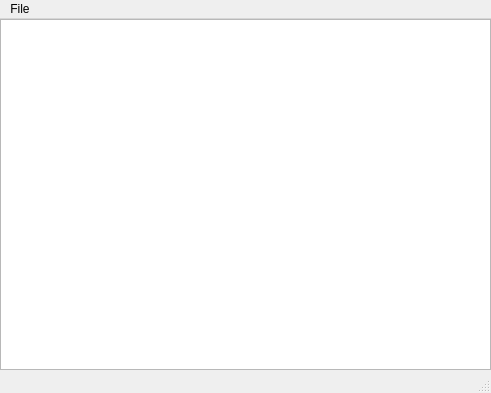
<?xml version="1.0" encoding="UTF-8"?>
<ui version="4.0">
 <class>MainWindow</class>
 <widget class="QMainWindow" name="MainWindow">
  <property name="geometry">
   <rect>
    <x>0</x>
    <y>0</y>
    <width>491</width>
    <height>393</height>
   </rect>
  </property>
  <property name="sizePolicy">
   <sizepolicy hsizetype="Expanding" vsizetype="Expanding">
    <horstretch>0</horstretch>
    <verstretch>0</verstretch>
   </sizepolicy>
  </property>
  <property name="windowTitle">
   <string>Calculator</string>
  </property>
  <widget class="QWidget" name="centralwidget">
   <widget class="QTextEdit" name="textEdit">
    <property name="geometry">
     <rect>
      <x>0</x>
      <y>0</y>
      <width>491</width>
      <height>351</height>
     </rect>
    </property>
    <property name="sizePolicy">
     <sizepolicy hsizetype="Expanding" vsizetype="Expanding">
      <horstretch>0</horstretch>
      <verstretch>0</verstretch>
     </sizepolicy>
    </property>
    <property name="readOnly">
     <bool>true</bool>
    </property>
   </widget>
  </widget>
  <widget class="QMenuBar" name="menubar">
   <property name="geometry">
    <rect>
     <x>0</x>
     <y>0</y>
     <width>491</width>
     <height>23</height>
    </rect>
   </property>
   <widget class="QMenu" name="menuFile">
    <property name="title">
     <string>File</string>
    </property>
    <addaction name="actionNewFile"/>
    <addaction name="actionCalculator"/>
    <addaction name="actionOpen"/>
    <addaction name="actionSave"/>
    <addaction name="actionRevert"/>
   </widget>
   <addaction name="menuFile"/>
  </widget>
  <widget class="QStatusBar" name="statusbar"/>
  <action name="actionNewFile">
   <property name="text">
    <string>NewFile</string>
   </property>
  </action>
  <action name="actionCalculator">
   <property name="text">
    <string>Calculator</string>
   </property>
  </action>
  <action name="actionOpen">
   <property name="text">
    <string>Open...</string>
   </property>
  </action>
  <action name="actionSave">
   <property name="text">
    <string>Save...</string>
   </property>
  </action>
  <action name="actionRevert">
   <property name="text">
    <string>Revert</string>
   </property>
  </action>
 </widget>
 <resources/>
 <connections/>
</ui>
